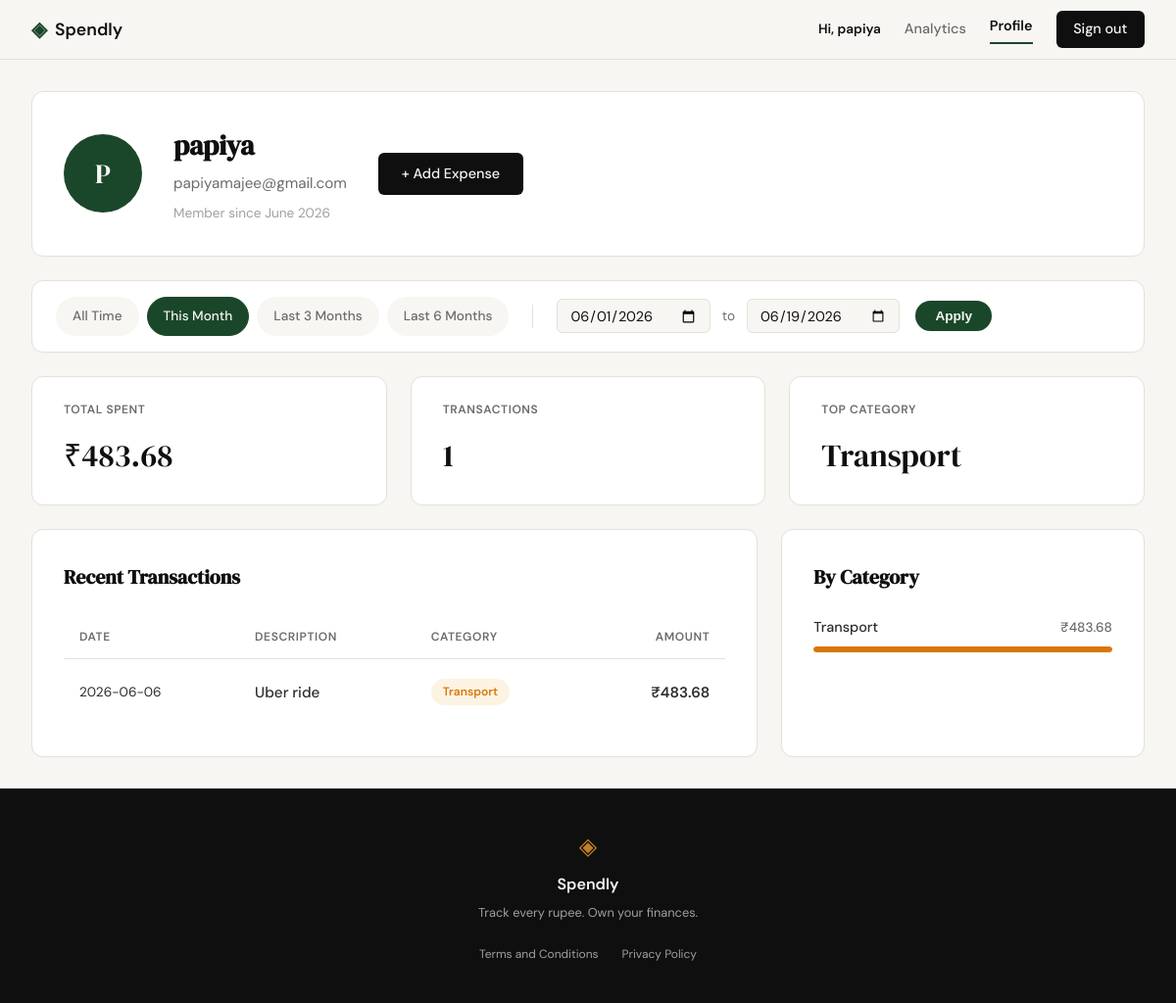
/profile?date_from=2026-06-01&date_to=2026-06-19 (signed in), run on an earlier commit of the app's database.
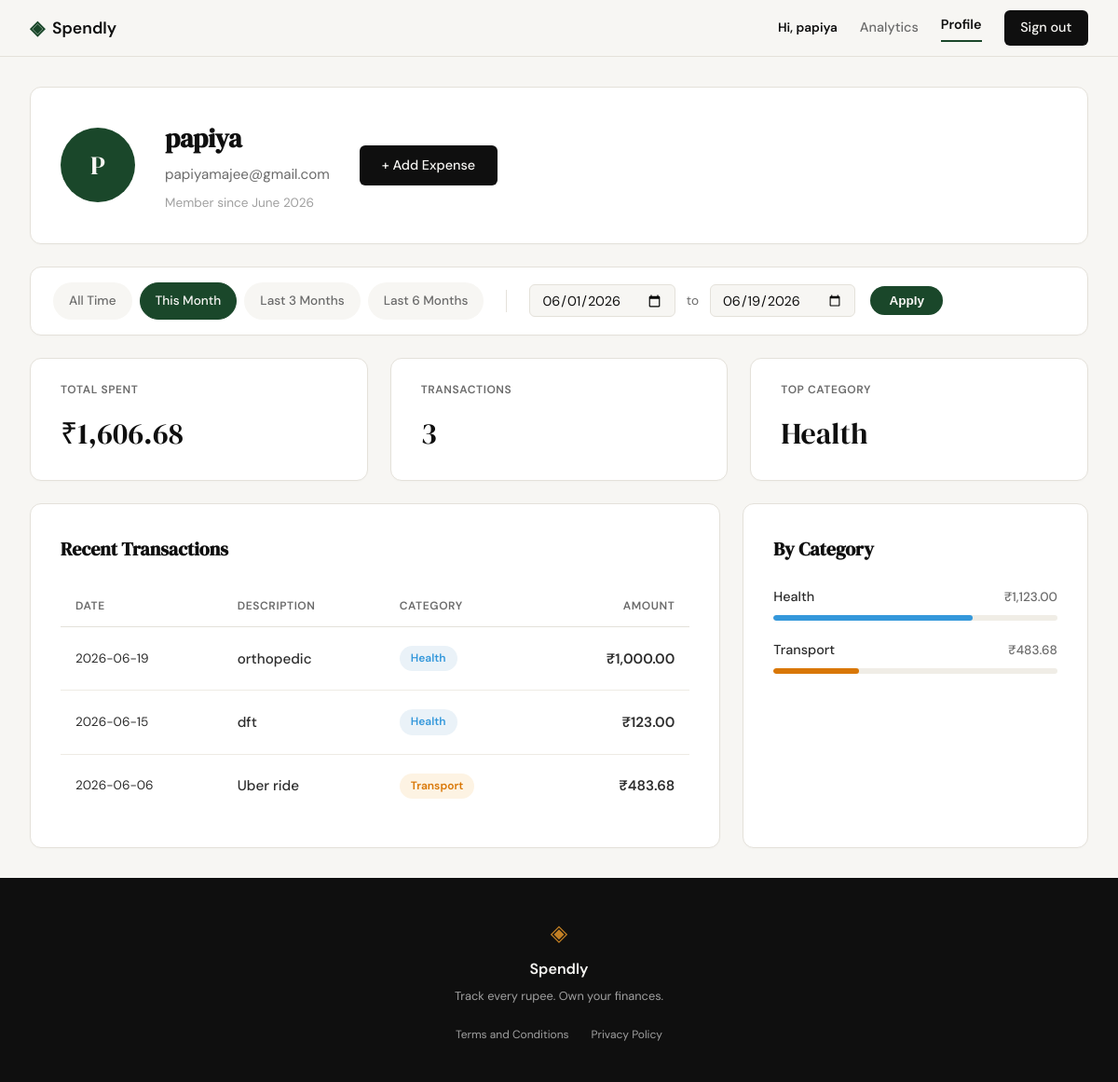
And on a later commit of the database.
### tables this page shows
CREATE TABLE users (
            id INTEGER PRIMARY KEY AUTOINCREMENT,
            name TEXT NOT NULL,
            email TEXT UNIQUE NOT NULL,
            password_hash TEXT NOT NULL,
            created_at TEXT DEFAULT CURRENT_TIMESTAMP
        );

CREATE TABLE expenses (
            id INTEGER PRIMARY KEY AUTOINCREMENT,
            user_id INTEGER NOT NULL,
            amount REAL NOT NULL,
            category TEXT NOT NULL,
            date TEXT NOT NULL,
            description TEXT,
            created_at TEXT DEFAULT CURRENT_TIMESTAMP,
            FOREIGN KEY (user_id) REFERENCES users(id)
        );

### app.py (the view)
@app.route("/profile")
def profile():
    if not session.get("user_id"):
        flash("Please log in to view your profile.", "error")
        return redirect(url_for("login"))
    user_id = session["user_id"]
    user_record = get_user_by_id(user_id)
    date_from_raw = request.args.get("date_from")
    date_to_raw = request.args.get("date_to")
    date_from = None
    date_to = None
    if date_from_raw and date_to_raw:
        try:
            start_date = datetime.strptime(date_from_raw, "%Y-%m-%d").date()
            end_date = datetime.strptime(date_to_raw, "%Y-%m-%d").date()
            if start_date > end_date:
                flash("Start date must be before end date.", "error")
            else:
                date_from = date_from_raw
                date_to = date_to_raw
        except ValueError:
            pass
    today = date.today()
    presets = {
        "this_month": {
            "from": today.replace(day=1).isoformat(),
            "to": today.isoformat()
        },
        "last_3_months": {
            "from": (today - timedelta(days=90)).isoformat(),
            "to": today.isoformat()
        },
        "last_6_months": {
            "from": (today - timedelta(days=180)).isoformat(),
            "to": today.isoformat()
        }
    }
    user_data = {
        "name": user_record["name"],
        "email": user_record["email"],
        "initials": "U"
    }
    try:
        dt_member = datetime.strptime(user_record["created_at"], "%Y-%m-%d %H:%M:%S")
        user_data["member_since"] = dt_member.strftime("%B %Y")
    except (ValueError, TypeError):
        user_data["member_since"] = "Unknown"
    names = user_data["name"].split()
    if len(names) >= 2:
        user_data["initials"] = (names[0][0] + names[-1][0]).upper()
    elif names:
        user_data["initials"] = names[0][0].upper()
    raw_stats = get_user_stats(user_id, date_from, date_to)
    stats = {
        "total_spent": f"₹{raw_stats['total_spent']:,.2f}",
        "count": raw_stats['count'],
        "top_category": raw_stats['top_category'] or "None"
    }
    raw_expenses = get_user_expenses(user_id, date_from, date_to)
    transactions = []
    for exp in raw_expenses:
        transactions.append({
            "date": exp["date"],
            "desc": exp["description"],
            "category": exp["category"],
            "amount": f"₹{exp['amount']:,.2f}"
        })
    categories = get_category_breakdown(user_id, date_from, date_to)
    for cat in categories:
        cat["amount"] = f"₹{cat['amount']:,.2f}"
    return render_template("profile.html",
                           user=user_data,
                           stats=stats,
                           transactions=transactions,
                           categories=categories,
                           date_from=date_from,
                           date_to=date_to,
                           presets=presets)

### database/db.py (called while the page is built)
def get_db():
    conn = sqlite3.connect(DB_NAME)
    conn.row_factory = sqlite3.Row
    conn.execute("PRAGMA foreign_keys = ON;")
    return conn

def get_user_by_id(user_id):
    conn = get_db()
    cursor = conn.cursor()
    try:
        cursor.execute('SELECT * FROM users WHERE id = ?', (user_id,))
        return cursor.fetchone()
    finally:
        conn.close()

def get_user_expenses(user_id, date_from=None, date_to=None):
    conn = get_db()
    cursor = conn.cursor()
    try:
        query = 'SELECT * FROM expenses WHERE user_id = ?'
        params = [user_id]
        if date_from and date_to:
            query += ' AND date BETWEEN ? AND ?'
            params.extend([date_from, date_to])
        query += ' ORDER BY date DESC'
        cursor.execute(query, params)
        return cursor.fetchall()
    finally:
        conn.close()

def get_user_stats(user_id, date_from=None, date_to=None):
    conn = get_db()
    cursor = conn.cursor()
    try:
        date_filter = ""
        params_sub = [user_id]
        params_main = [user_id]
        if date_from and date_to:
            date_filter = " AND date BETWEEN ? AND ?"
            params_sub.extend([date_from, date_to])
            params_main.extend([date_from, date_to])
        query = f'''
            SELECT
                COALESCE(SUM(amount), 0) as total_spent,
                COUNT(id) as count,
                (SELECT category FROM expenses WHERE user_id = ? {date_filter} GROUP BY category ORDER BY SUM(amount) DESC LIMIT 1) as top_category
            FROM expenses
            WHERE user_id = ? {date_filter}
        '''
        cursor.execute(query, params_sub + params_main)
        return cursor.fetchone()
    finally:
        conn.close()

### templates/profile.html (shortened to what this page needs)
{% extends "base.html" %}
{% block head %}
    <link rel="stylesheet" href="{{ url_for('static', filename='css/profile.css') }}">
{% endblock %}
{% block content %}
<div class="profile-container">
    <div class="profile-header-card">
        <div class="profile-avatar">
            {{ user.initials }}
        </div>
        <div class="profile-details">
            <h1 class="profile-name">{{ user.name }}</h1>
            <p class="profile-email">{{ user.email }}</p>
            <p class="profile-meta">Member since {{ user.member_since }}</p>
        </div>
        <a href="{{ url_for('add_expense') }}" class="btn-primary">+ Add Expense</a>
    </div>
    <div class="filter-bar">
        <div class="filter-presets">
            <a href="{{ url_for('profile') }}"
               class="preset-btn {% if not date_from %}active{% endif %}">
                All Time
            </a>
            <a href="{{ url_for('profile', date_from=presets.this_month.from, date_to=presets.this_month.to) }}"
               class="preset-btn {% if date_from == presets.this_month.from and date_to == presets.this_month.to %}active{% endif %}">
                This Month
            </a>
            <a href="{{ url_for('profile', date_from=presets.last_3_months.from, date_to=presets.last_3_months.to) }}"
               class="preset-btn {% if date_from == presets.last_3_months.from and date_to == presets.last_3_months.to %}active{% endif %}">
                Last 3 Months
            </a>
            <a href="{{ url_for('profile', date_from=presets.last_6_months.from, date_to=presets.last_6_months.to) }}"
               class="preset-btn {% if date_from == presets.last_6_months.from and date_to == presets.last_6_months.to %}active{% endif %}">
                Last 6 Months
            </a>
        </div>
        <form action="{{ url_for('profile') }}" method="GET" class="filter-custom">
            <div class="input-group-row">
                <input type="date" id="date_from" name="date_from" value="{{ date_from or '' }}" required>
                <span class="to-text">to</span>
                <input type="date" id="date_to" name="date_to" value="{{ date_to or '' }}" required>
            </div>
            <button type="submit" class="apply-btn">Apply</button>
        </form>
    </div>
    <div class="stats-row">
        <div class="stat-card">
            <div class="stat-label">TOTAL SPENT</div>
            <div class="stat-value">{{ stats.total_spent }}</div>
        </div>
        <div class="stat-card">
            <div class="stat-label">TRANSACTIONS</div>
            <div class="stat-value">{{ stats.count }}</div>
        </div>
        <div class="stat-card">
            <div class="stat-label">TOP CATEGORY</div>
            <div class="stat-value">{{ stats.top_category }}</div>
        </div>
    </div>
    <div class="profile-bottom-grid">
        <div class="history-card">
            <h2 class="section-title">Recent Transactions</h2>
            <div class="history-table-container">
                <table class="history-table">
                    <thead>
                        <tr>
                            <th>DATE</th>
                            <th>DESCRIPTION</th>
                            <th>CATEGORY</th>
                            <th class="td-amount">AMOUNT</th>
                        </tr>
                    </thead>
                    <tbody>
                        {% for tx in transactions %}
                        <tr>
                            <td class="td-date">{{ tx.date }}</td>
                            <td class="td-desc">{{ tx.desc }}</td>
                            <td>
                                <span class="badge badge-{{ tx.category|lower }}">{{ tx.category }}</span>
                            </td>
                            <td class="td-amount">{{ tx.amount }}</td>
                        </tr>
                        {% endfor %}
                    </tbody>
                </table>
            </div>
        </div>
        <div class="category-card">
            <h2 class="section-title">By Category</h2>
            <div class="category-list">
                {% for cat in categories %}
                <div class="category-item">
                    <div class="category-info">
                        <span class="category-name">{{ cat.name }}</span>
                        <span class="category-value">{{ cat.amount }}</span>
                    </div>
                    <div class="progress-bar">
                        <div class="progress-fill fill-{{ cat.class }}" style="width: {{ cat.percent }}%"></div>
                    </div>
                </div>
                {% endfor %}
            </div>
        </div>
    </div>
</div>
{% endblock %}

### templates/base.html (shortened to what this page needs)
<!DOCTYPE html>
<html lang="en">
<head>
    <link rel="stylesheet" href="{{ url_for('static', filename='css/style.css') }}">
    {% block head %}{% endblock %}
</head>
<body>
    <nav class="navbar">
        <div class="nav-inner">
            <a href="{{ url_for('landing') }}" class="nav-brand">
                <span class="brand-icon">◈</span>
                <span class="brand-name">Spendly</span>
            </a>
            <div class="nav-links">
                {% if session.get('user_id') %}
                    <span class="nav-user">Hi, {{ session.get('user_name') }}</span>
                    <a href="{{ url_for('analytics') }}" class="{% if request.endpoint == 'analytics' %}active{% endif %}">Analytics</a>
                    <a href="{{ url_for('profile') }}" class="{% if request.endpoint == 'profile' %}active{% endif %}">Profile</a>
                    <a href="{{ url_for('logout') }}" class="nav-cta">Sign out</a>
                {% else %}
                    <a href="{{ url_for('login') }}">Sign in</a>
                    <a href="{{ url_for('register') }}" class="nav-cta">Get started</a>
                {% endif %}
            </div>
        </div>
    </nav>
    <main class="main-content">
        {% block content %}{% endblock %}
    </main>
    <footer class="footer">
        <div class="footer-inner">
            <span class="brand-icon">◈</span>
            <span class="footer-name">Spendly</span>
            <p class="footer-copy">Track every rupee. Own your finances.</p>
            <div class="footer-links">
                <a href="{{ url_for('terms') }}" class="footer-link">Terms and Conditions</a>
                <a href="{{ url_for('privacy') }}" class="footer-link">Privacy Policy</a>
            </div>
        </div>
    </footer>
</body>
</html>

### static/css/style.css (style rules this page uses)
:root { --ink: #0f0f0f; --ink-soft: #2d2d2d; --ink-muted: #6b6b6b; --ink-faint: #a0a0a0; --paper: #f7f6f3; --paper-warm: #f0ede6; --paper-card: #ffffff; --accent: #1a472a; --accent-light: #e8f0eb; --accent-2: #c17f24; --accent-2-light: #fdf3e3; --danger: #c0392b; --danger-light: #fdecea; --border: #e4e1da; --border-soft: #eeebe4; --font-display: 'DM Serif Display', Georgia, serif; --font-body: 'DM Sans', system-ui, sans-serif; --max-width: 1200px; --auth-width: 440px; --radius-sm: 6px; --radius-md: 12px; --radius-lg: 20px; }
*, *::before, *::after { box-sizing: border-box; margin: 0; padding: 0; }
html { font-size: 16px; scroll-behavior: smooth; }
body { background: var(--paper); color: var(--ink); font-family: var(--font-body); font-size: 1rem; line-height: 1.6; -webkit-font-smoothing: antialiased; }
a { color: inherit; text-decoration: none; }
.navbar { position: sticky; top: 0; z-index: 100; background: var(--paper); border-bottom: 1px solid var(--border); padding: 0 2rem; }
.nav-inner { max-width: var(--max-width); margin: 0 auto; height: 60px; display: flex; align-items: center; justify-content: space-between; }
.nav-brand { display: flex; align-items: center; gap: 0.5rem; font-family: var(--font-body); font-weight: 600; font-size: 1.1rem; color: var(--ink); }
.brand-icon { color: var(--accent); font-size: 1.3rem; }
.brand-name { color: var(--ink); }
.nav-links { display: flex; align-items: center; gap: 1.5rem; font-size: 0.9rem; font-weight: 500; }
.nav-links a { color: var(--ink-muted); transition: color 0.2s; }
.nav-links a.active { color: var(--ink); font-weight: 600; border-bottom: 2px solid var(--accent); padding-bottom: 0.25rem; }
.nav-user { color: var(--ink); font-weight: 600; font-size: 0.85rem; }
.nav-cta { background: var(--ink) !important; color: var(--paper) !important; padding: 0.45rem 1.1rem; border-radius: var(--radius-sm); transition: background 0.2s !important; }
.main-content { min-height: calc(100vh - 60px - 100px); }
.btn-primary { display: inline-block; background: var(--ink); color: var(--paper); padding: 0.65rem 1.5rem; border-radius: var(--radius-sm); font-family: var(--font-body); font-size: 0.9rem; font-weight: 500; cursor: pointer; border: none; transition: background 0.2s; text-decoration: none; }
.footer { background: var(--ink); color: var(--paper); padding: 2.5rem 2rem; text-align: center; }
.footer-inner { display: flex; flex-direction: column; align-items: center; gap: 0.4rem; }
.footer .brand-icon { color: var(--accent-2); font-size: 1.5rem; }
.footer-name { font-weight: 600; font-size: 1rem; }
.footer-copy { font-size: 0.8rem; color: var(--ink-faint); }
.footer-links { margin-top: 1rem; display: flex; gap: 1.5rem; }
.footer-link { font-size: 0.75rem; color: var(--ink-faint); transition: color 0.2s; }

What changed in the data, as far as the page shows it:
added expenses: date "2026-06-19", desc "orthopedic", category "Health", amount "₹1,000.00"
added expenses: date "2026-06-15", desc "dft", category "Health", amount "₹123.00"
Also different on the page:
{{ stats.total_spent }}: "₹483.68" → "₹1,606.68"
{{ stats.count }}: "1" → "3"
{{ stats.top_category }}: "Transport" → "Health"
{{ cat.percent }}: 100 → 30 (drawn)
new list line: "Health ₹1,123.00"
